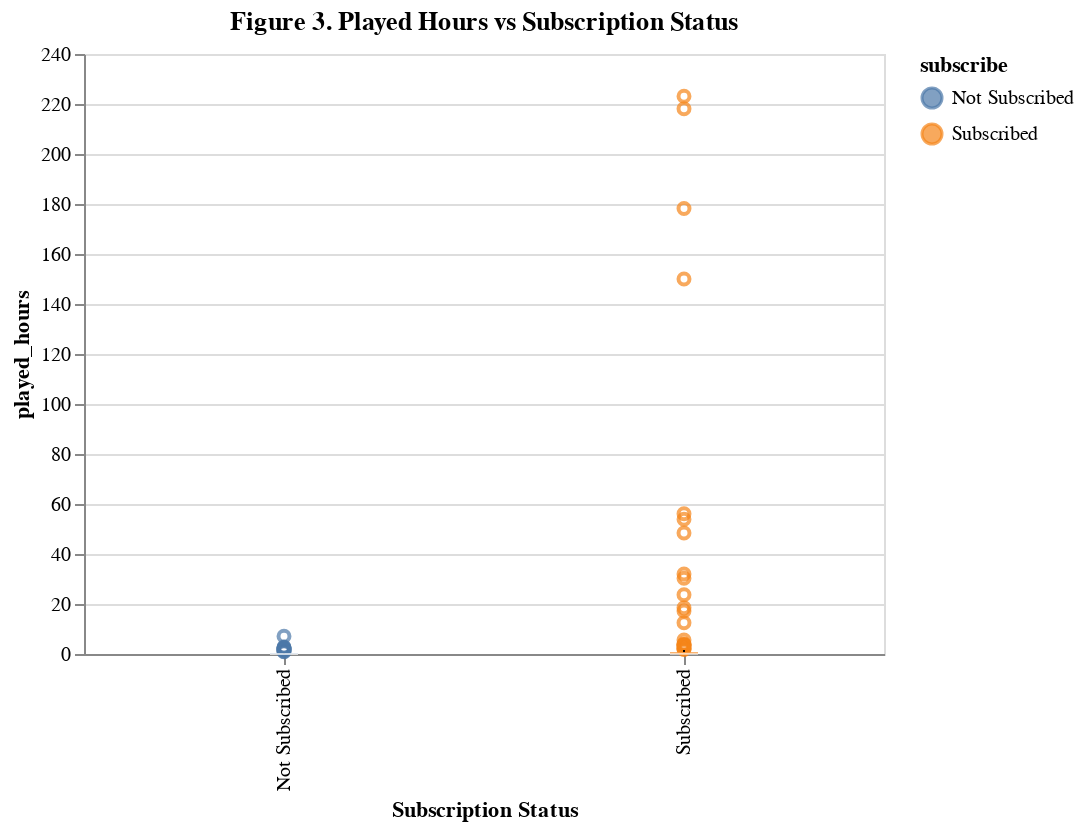

The notebook cell saved with this chart:
### Markdown cell above
## 3.5 Played Hours by Subscription Status

### Code cell
fig3 = alt.Chart(df).mark_boxplot().encode(
    x=alt.X('subscribe', title='Subscription Status'),
    y='played_hours',
    color='subscribe'
).properties(
    width=400,
    title='Figure 3. Played Hours vs Subscription Status'
)

fig3

### Figure 1 — Vega-Lite specification as saved in the notebook (floating-point values rounded to 4 significant figures; data arrays with more than 128 entries replaced by an {"elided": "..."} marker saying what was removed)
{"config": {"view": {"continuousWidth": 300, "continuousHeight": 300}}, "data": {"name": "data-e86b6340693c7b10992cc56c69ab303c"}, "mark": {"type": "boxplot"}, "encoding": {"color": {"field": "subscribe", "type": "nominal"}, "x": {"field": "subscribe", "title": "Subscription Status", "type": "nominal"}, "y": {"field": "played_hours", "type": "quantitative"}}, "title": "Figure 3. Played Hours vs Subscription Status", "width": 400, "$schema": "https://vega.github.io/schema/vega-lite/v5.20.1.json", "datasets": {"data-e86b6340693c7b10992cc56c69ab303c": {"elided": "196 records"}}}
